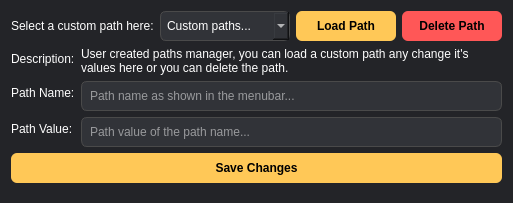
<?xml version="1.0" encoding="UTF-8"?>
<ui version="4.0">
 <class>Settings</class>
 <widget class="QWidget" name="Settings">
  <property name="geometry">
   <rect>
    <x>0</x>
    <y>0</y>
    <width>513</width>
    <height>203</height>
   </rect>
  </property>
  <property name="windowTitle">
   <string>Custom Paths Manager</string>
  </property>
  <property name="windowIcon">
   <iconset resource="xmluvation_resources.qrc">
    <normaloff>:/icons/xml_256px.ico</normaloff>:/icons/xml_256px.ico</iconset>
  </property>
  <property name="styleSheet">
   <string notr="true">    QWidget {
        background-color: #232428;
        color: #ffffff;
        font-family: Arial, sans-serif;
        border-radius: 6px;
    }
	
	QPushButton#button_delete_action {
	     background-color: #ff5757;
        color: #000000;
        border: none;
        padding: 8px 14px;
        border-radius: 6px;
        font: bold;
	}
	
    QPushButton#button_delete_action:hover {
        background-color: #a33c3c;
    }

    QPushButton#button_delete_action:pressed {
        background-color: #313338;
        color: #ffffff;
        padding-left: 9px; /* Creates a &quot;pressed&quot; effect */
        padding-top: 8px;
    }
	
    QPushButton {
        background-color: #ffc857;
        color: #000000;
        border: none;
        padding: 8px 14px;
        border-radius: 6px;
        font: bold;
    }

    QPushButton:hover {
        background-color: #a3803c;
    }

    QPushButton:pressed {
        background-color: #313338;
        color: #ffffff;
        padding-left: 9px; /* Creates a &quot;pressed&quot; effect */
        padding-top: 8px;
    }
	
    QLineEdit, QComboBox {
        background-color: #313338;
        border: 1px solid #4a4a4a;
        padding: 6px;
        border-radius: 6px;
    }
	
    QPushButton:disabled {
        background-color: #808080;
    }

    QComboBox:disabled {
        background-color: #808080;    
    }
	
   QComboBox::drop-down {
      border: none;
      background-color: #ffc857;
      width: 20px;
      border-top-right-radius: 6px;
      border-bottom-right-radius: 6px;
  	  image: url(:/images/drpdwn_arrow.png)
    }</string>
  </property>
  <layout class="QVBoxLayout" name="verticalLayout_2">
   <item>
    <layout class="QVBoxLayout" name="verticalLayout_Main">
     <item>
      <layout class="QHBoxLayout" name="horizontalLayout_Buttons">
       <item>
        <widget class="QLabel" name="label_combobox_desc">
         <property name="maximumSize">
          <size>
           <width>145</width>
           <height>16777215</height>
          </size>
         </property>
         <property name="text">
          <string>Select a custom path here:</string>
         </property>
        </widget>
       </item>
       <item>
        <widget class="QComboBox" name="combobox_path_names">
         <property name="placeholderText">
          <string notr="true">Custom paths...</string>
         </property>
        </widget>
       </item>
       <item>
        <widget class="QPushButton" name="button_load_action">
         <property name="maximumSize">
          <size>
           <width>100</width>
           <height>16777215</height>
          </size>
         </property>
         <property name="text">
          <string>Load Path</string>
         </property>
        </widget>
       </item>
       <item>
        <widget class="QPushButton" name="button_delete_action">
         <property name="maximumSize">
          <size>
           <width>100</width>
           <height>16777215</height>
          </size>
         </property>
         <property name="styleSheet">
          <string notr="true"/>
         </property>
         <property name="text">
          <string>Delete Path</string>
         </property>
        </widget>
       </item>
      </layout>
     </item>
     <item>
      <layout class="QFormLayout" name="form_layout_main">
       <property name="horizontalSpacing">
        <number>6</number>
       </property>
       <property name="topMargin">
        <number>0</number>
       </property>
       <item row="2" column="0">
        <widget class="QLabel" name="label_path_name">
         <property name="text">
          <string>Path Name:</string>
         </property>
        </widget>
       </item>
       <item row="2" column="1">
        <widget class="QLineEdit" name="line_edit_path_name">
         <property name="placeholderText">
          <string>Path name as shown in the menubar...</string>
         </property>
        </widget>
       </item>
       <item row="3" column="0">
        <widget class="QLabel" name="label_path_value">
         <property name="text">
          <string>Path Value:</string>
         </property>
        </widget>
       </item>
       <item row="3" column="1">
        <widget class="QLineEdit" name="line_edit_path_value">
         <property name="placeholderText">
          <string>Path value of the path name...</string>
         </property>
        </widget>
       </item>
       <item row="1" column="0">
        <widget class="QLabel" name="label_desc">
         <property name="baseSize">
          <size>
           <width>0</width>
           <height>0</height>
          </size>
         </property>
         <property name="text">
          <string>Description:</string>
         </property>
        </widget>
       </item>
       <item row="1" column="1">
        <widget class="QLabel" name="label_text_desc">
         <property name="text">
          <string>User created paths manager, you can load a custom path any change it's values here or you can delete the path.</string>
         </property>
         <property name="wordWrap">
          <bool>true</bool>
         </property>
         <property name="margin">
          <number>0</number>
         </property>
         <property name="indent">
          <number>-1</number>
         </property>
        </widget>
       </item>
      </layout>
     </item>
    </layout>
   </item>
   <item>
    <widget class="QPushButton" name="button_save_changes">
     <property name="text">
      <string>Save Changes</string>
     </property>
    </widget>
   </item>
   <item>
    <widget class="Line" name="line">
     <property name="orientation">
      <enum>Qt::Orientation::Horizontal</enum>
     </property>
    </widget>
   </item>
  </layout>
 </widget>
 <resources>
  <include location="xmluvation_resources.qrc"/>
 </resources>
 <connections/>
</ui>
